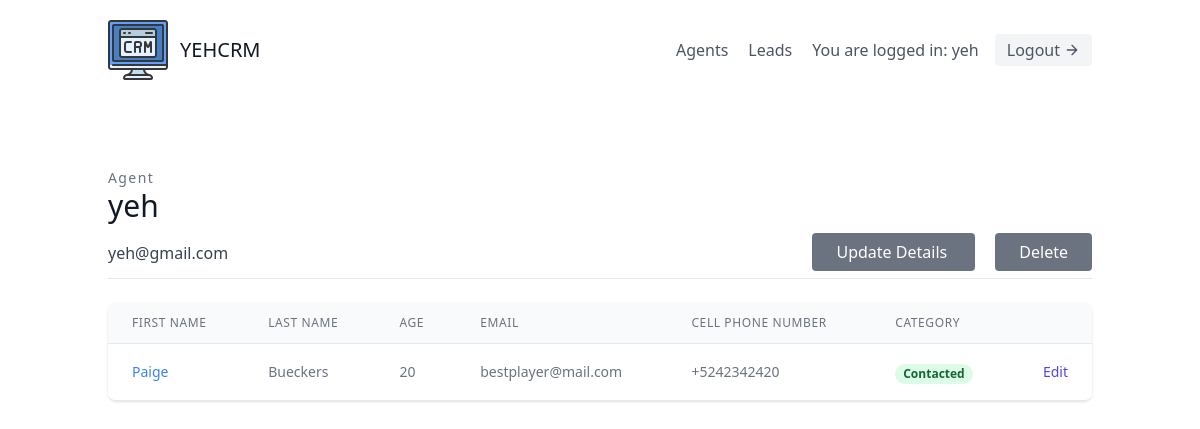
Page /agents/1/ (signed in) on the committed database.
### leads/models.py (models this page shows, shortened)
class User(AbstractUser):
    is_organizor = models.BooleanField(default=True)
    is_agent = models.BooleanField(default=False)

class Agent(models.Model):
    user = models.OneToOneField("User",on_delete=models.CASCADE)
    organization = models.ForeignKey(UserProfile,on_delete=models.CASCADE)

class Lead(models.Model):
    first_name = models.CharField(max_length=20)
    last_name = models.CharField(max_length=20)
    age = models.IntegerField(default=0)
    organization = models.ForeignKey(UserProfile,on_delete=models.CASCADE)
    agent = models.ForeignKey("Agent",related_name='leads',null=True,blank=True,on_delete = models.SET_NULL)
    category = models.ForeignKey("Category",related_name='leads',null=True,blank=True,on_delete = models.SET_NULL)
    description = models.TextField()
    date_added = models.DateTimeField(auto_now_add=True)
    phone_number = models.CharField(max_length=20)
    email = models.EmailField()

class Category(models.Model):
    name = models.CharField(max_length=30)
    organization = models.ForeignKey(UserProfile,on_delete=models.CASCADE)

### agents/views.py (the view)
# urls.py: path('<int:pk>/',AgentDetailView.as_view(),name='agent-detail'),
class AgentDetailView(OrganizorAndLoginRequiredMixin,generic.DetailView):
    template_name = "agents/agent_detail.html"
    context_object_name = "agent"
    def get_queryset(self):
        return Agent.objects.all()

### agents/mixins.py (called while the page is built)
    def dispatch(self, request, *args, **kwargs):
        if not request.user.is_authenticated or not request.user.is_organizor:
            return redirect("leads:lead-list")
        return super().dispatch(request, *args, **kwargs)

### agents/templates/agents/agent_detail.html (shortened to what this page needs)
 {% extends "base.html" %}
{% block content %}
<section class="text-gray-700 body-font">
    <div class="container px-5 py-14 mx-auto flex flex-wrap">
        <div class="w-full mb-6 py-3  items-center border-b border-gray-200">
            <div>
                <h2 class="text-sm title-font text-gray-500 tracking-widest">Agent</h2>
                <h1 class="text-gray-900 text-3xl title-font font-medium mb-4">{{agent.user.username}}</h1>
            </div>
            <div class="flex justify-between">
              <p class="leading-relaxed text-base ">
                  {{ agent.user.email}}
              </p>
              <div class="">
                <a href="{% url 'agents:agent-update' agent.pk%}"class=" mx-5 w-1/3 text-white bg-gray-500 border-0 py-2 px-6 focus:outline-none hover:bg-blue-600 rounded">
                  Update Details
                </a>
                <a href="{% url 'agents:agent-delete' agent.pk%}"class="w-1/3 text-white bg-gray-500 border-0 py-2 px-6 focus:outline-none hover:bg-blue-600 rounded">
                    Delete
                </a>
              </div>
            </div>
        </div>
        <div class="flex flex-col w-full">
            <div class="-my-2 overflow-x-auto sm:-mx-6 lg:-mx-8">
            <div class="py-2 align-middle inline-block min-w-full sm:px-6 lg:px-8">
                <div class="shadow overflow-hidden border-b border-gray-200 sm:rounded-lg">
                <table class="min-w-full divide-y divide-gray-200">
                    <thead class="bg-gray-50">
                        <tr>
                            <th scope="col" class="px-6 py-3 text-left text-xs font-medium text-gray-500 uppercase tracking-wider">
                            First Name
                            </th>
                            <th scope="col" class="px-6 py-3 text-left text-xs font-medium text-gray-500 uppercase tracking-wider">
                            Last Name
                            </th>
                            <th scope="col" class="px-6 py-3 text-left text-xs font-medium text-gray-500 uppercase tracking-wider">
                            Age
                            </th>
                            <th scope="col" class="px-6 py-3 text-left text-xs font-medium text-gray-500 uppercase tracking-wider">
                            Email
                            </th>
                            <th scope="col" class="px-6 py-3 text-left text-xs font-medium text-gray-500 uppercase tracking-wider">
                            Cell Phone Number
                            </th>
                            <th scope="col" class="px-6 py-3 text-left text-xs font-medium text-gray-500 uppercase tracking-wider">
                            Category
                            </th>
                            <th scope="col" class="relative px-6 py-3">
                            </th>
                        </tr>
                    </thead>
                    <tbody>
                        {% for lead in agent.leads.all %}
                            <tr class="bg-white">
                                <td class="px-6 py-4 whitespace-nowrap text-sm font-medium text-gray-900">
                                    <a class="text-blue-500 hover:text-blue-800" href="{% url 'leads:lead-detail' lead.pk %}">{{ lead.first_name }}</a>
                                </td>
                                <td class="px-6 py-4 whitespace-nowrap text-sm text-gray-500">
                                    {{ lead.last_name }}
                                </td>
                                <td class="px-6 py-4 whitespace-nowrap text-sm text-gray-500">
                                    {{ lead.age }}
                                </td>
                                <td class="px-6 py-4 whitespace-nowrap text-sm text-gray-500">
                                    {{ lead.email }}
                                </td>
                                <td class="px-6 py-4 whitespace-nowrap text-sm text-gray-500">
                                    {{ lead.phone_number }}
                                </td>
                                <td class="px-6 py-4 whitespace-nowrap">
                                    {% if lead.category %}
                                        <span class="px-2 inline-flex text-xs leading-5 font-semibold rounded-full bg-green-100 text-green-800">
                                            {{ lead.category.name }}
                                        </span>
                                    {% else %}
                                        <span class="px-2 inline-flex text-xs leading-5 font-semibold rounded-full bg-gray-100 text-gray-800">
                                            Unassigned
                                        </span>
                                    {% endif %}
                                </td>
                                <td class="px-6 py-4 whitespace-nowrap text-right text-sm font-medium">
                                    <a href="{% url 'leads:lead-update' lead.pk %}" class="text-indigo-600 hover:text-indigo-900">
                                        Edit
                                    </a>
                                </td>
                            </tr>
                        {% empty %}
                        <p>There are currently no leads</p>
                        {% endfor %}
                    </tbody>
                </table>
                </div>
            </div>
            </div>
        </div>
    </div>
</section>
{% endblock content %}

### templates/navbar.html (shortened to what this page needs)
{% load static %}
<header class="text-gray-600 body-font">
  <div class="container mx-auto flex flex-wrap p-5 flex-col md:flex-row items-center">
    <a href="{% url 'landing-page'%}"class="flex title-font font-medium items-center text-gray-900 mb-4 md:mb-0">
      <img src="{% static 'images/Logo_CRM.svg' %}"/>
      <span class="ml-3 text-xl">YEHCRM</span>
    </a>
    <nav class="md:ml-auto flex flex-wrap items-center text-base justify-center">
        {% if not request.user.is_authenticated %}
          <a href="{% url 'signup' %}" class="mr-5 hover:text-gray-900">Sign up</a>
        {% else %}
          {% if request.user.is_organizor %}
            <a href="{% url 'agents:agent-list' %}" class="mr-5 hover:text-gray-900">Agents</a>
          {% endif %}
          <a href="{% url 'leads:lead-list' %}" class="mr-5 hover:text-gray-900">Leads</a>
        {% endif %}
    </nav>
    {% if request.user.is_authenticated %}
      You are logged in: {{request.user.username}}
      <a href="{% url 'logout' %}" class="ml-4 inline-flex items-center bg-gray-100 border-0 py-1 px-3 focus:outline-none hover:bg-gray-200 rounded text-base mt-4 md:mt-0">
        Logout
        <svg fill="none" stroke="currentColor" stroke-linecap="round" stroke-linejoin="round" stroke-width="2" class="w-4 h-4 ml-1" viewBox="0 0 24 24">
          <path d="M5 12h14M12 5l7 7-7 7"></path>
        </svg>
      </a>
    {% endif %}
  </div>
</header>

### rows in the picture
User: user.username "yeh"
Agent: user.username "yeh", user.email "yeh@gmail.com"
Lead: first_name "Paige", last_name "Bueckers", age "20", email "bestplayer@mail.com", phone_number "+5242342420", category.name "Contacted"
